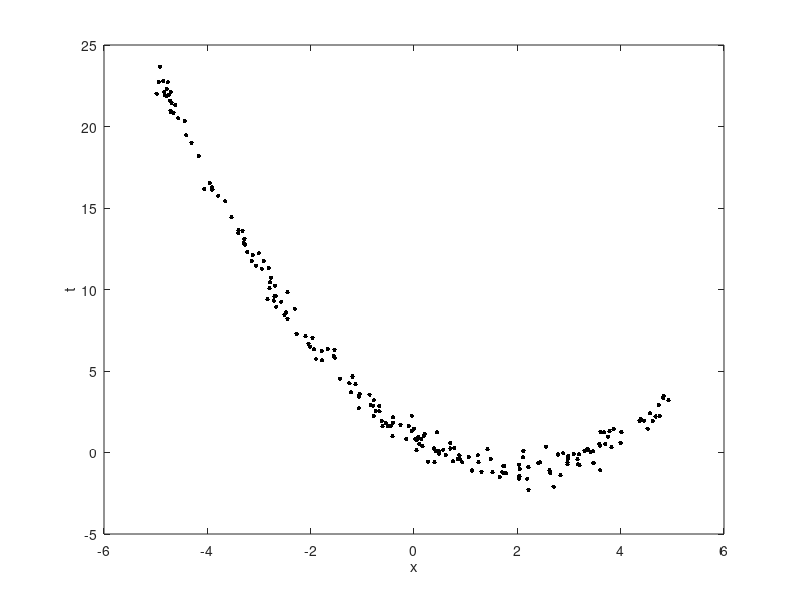
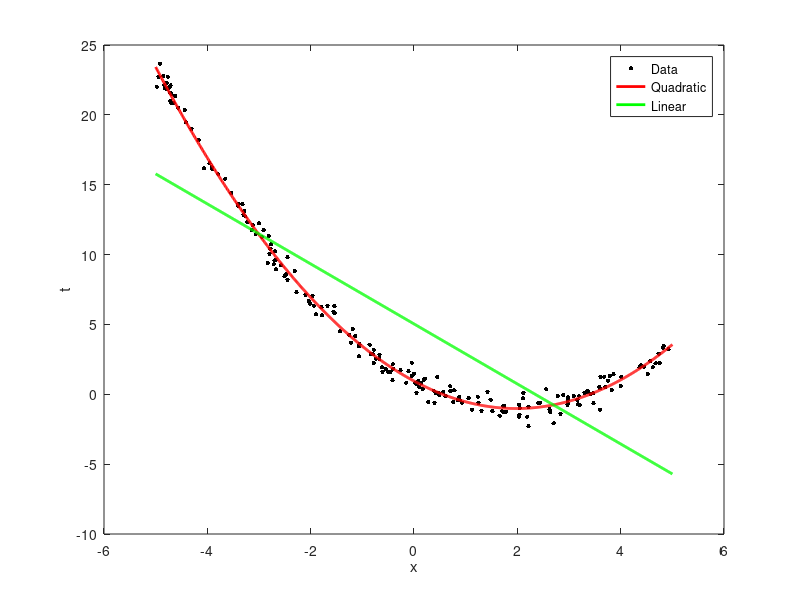

MATLAB code for these plots, in order:
%% Non linear response for a linear model 
clc;clear all;close all;
rng(1);
%% Generate a synthetic dataset from a quadratic function
N = 200; %Number of data points

% Generate random x values between -5 and 5
x = 10*(sort(rand(N,1))-0.5);

%% Define the true parameters
w_0 = 1;
w_1 = -2;
w_2 = 0.5;

%% Define t
t = w_0 + w_1*x + w_2*(x.^2);

%% Add some noice to our t
t = t + 0.5*randn(N,1);

%% Plot the data
figure(1);

plot(x,t,'k.','markersize',10);
xlabel('x');
ylabel('t');

%% Fit the quadratic model and a linear model for comparison
% Using vector matrix notation
X = [];
for k = 0:2
    X = [X x.^k];
    if k == 1
        linear_w = (X'*X)\X'*t;
    end
    if k == 2
        quad_w = (X'*X)\X'*t;
    end
end

fprintf('\n Linear function: t = %g + %g x',linear_w(1), linear_w(2));
fprintf('\n Quadratic function: t = %g = %g x + %g x^2',quad_w(1),quad_w(2),quad_w(3));

%% Plot the functions
plotx =  [-5:0.01:5]';
plotX = [];
for k = 0:2
    plotX = [plotX plotx.^k];
end

figure(2); hold off;
% Add the data again
plot(x,t,'k.','markersize',10);
xlabel('x');
ylabel('t');
hold on
plot(plotx,plotX*quad_w,'r','LineWidth',2);
hold on
plot(plotx,plotX(:,1:2)*linear_w,'g','LineWidth',2);

legend('Data','Quadratic','Linear')
